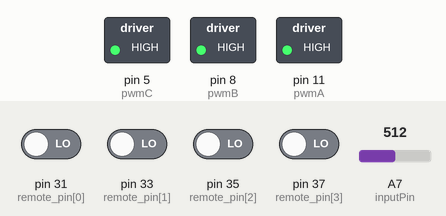
The sketch below on a simulated Arduino Mega 2560, built with avr-gcc and run on an emulated ATmega2560. Parts: switched loads named in the sketch (green lamp = pin HIGH). Wiring (inferred from the names in the program): 4 × IR receiver: data pin 31 / data pin 33 / data pin 35 / data pin 37. Inputs (shaded band) come from the test bench; at power-on: pin 31 (remote_pin[0]), pin 33 (remote_pin[1]), pin 35 (remote_pin[2]), pin 37 (remote_pin[3]) LOW, A7 (inputPin) = 512. What the sketch prints to the serial monitor is not drawn.

Above: at 1.2 s.
1.3 s: A7 (inputPin) set to 0
Timing chart, 0 to 4.3 s (numbered marks = the images above; inputs shaded):
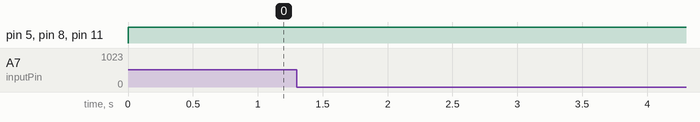

The sketch:

main_agv_riset_steering.ino
```cpp
#include <EnableInterrupt.h>
#include "remote.h"
#include "motor.h"

#define SERIAL_PORT_SPEED 115200

const int numReadings = 20;

int readings[numReadings];      // the readings from the analog input
int readIndex = 0;              // the index of the current reading
int total = 0;                  // the running total
int average = 0;                // the average

int inputPin = A7;

void setup() {
  Serial.begin(SERIAL_PORT_SPEED);
  remoteSetup();
  pinMode(inputPin, INPUT);
  for (int thisReading = 0; thisReading < numReadings; thisReading++) {
    readings[thisReading] = 0;
  }
}

void loop() {
  // subtract the last reading:
  total = total - readings[readIndex];
  // read from the sensor:
  int mydata = analogRead(inputPin);
  readings[readIndex] = mydata;
  // add the reading to the total:
  total = total + readings[readIndex];
  // advance to the next position in the array:
  readIndex = readIndex + 1;

  // if we're at the end of the array...
  if (readIndex >= numReadings) {
    // ...wrap around to the beginning:
    readIndex = 0;
  }

  // calculate the average:
  average = total / numReadings;
  // send it to the computer as ASCII digits
  //  Serial.print(mydata);
  //  Serial.print("\t");
  int mapAngle = map(average, 444, 784, -30, 30);
  Serial.print(mapAngle);
  Serial.print("\t");
  Serial.println(average);
  rcReadValues();
  remoteMapping();
  float f_elevator_data = float(elevator_data) / 100;
  float pwm_base = throttle_data * f_elevator_data;
  int i_pwm_base = constrain(pwm_base, -255, 255);
//  Serial.print(rc_values[THROTTLE]); Serial.print("\t");
//  Serial.print(rc_values[ELEVATOR]); Serial.print("\t");
//  Serial.print(rc_values[AILERON]); Serial.print("\t");
//
//  Serial.print(throttle_data); Serial.print("\t");
//  Serial.print(elevator_data); Serial.print("\t");
//  Serial.print(f_elevator_data); Serial.print("\t");
//  Serial.print(pwm_base); Serial.print("\t");
//  Serial.print(i_pwm_base); Serial.print("\t");
//  Serial.print(aileron_data); Serial.print("\t");
//  Serial.print("\n");
  setMotor(i_pwm_base, i_pwm_base);
  //  testSteering();
  setSteering(aileron_data);
}
```

motor.h
```cpp
#define dir1A   9
#define dir2A   10
#define pwmA    11

#define dir1B   6
#define dir2B   7
#define pwmB    8

#define dir1C   39
#define dir2C   41
#define pwmC    5

void setupMotor() {
  pinMode(pwmA, OUTPUT);
  pinMode(pwmB, OUTPUT);
  pinMode(pwmC, OUTPUT);

  pinMode(dir1A, OUTPUT);
  pinMode(dir1B, OUTPUT);
  pinMode(dir1C, OUTPUT);

  pinMode(dir2A, OUTPUT);
  pinMode(dir2B, OUTPUT);
  pinMode(dir2C, OUTPUT);
}

void setMotor(float L, float R) {
  if (L >= 0) {
    digitalWrite(dir1A, 1);
    digitalWrite(dir2A, 0);
    analogWrite(pwmA, L);
  } else {
    digitalWrite(dir1A, 0);
    digitalWrite(dir2A, 1);
    analogWrite(pwmA, -1 * L);
  }
  if (R >= 0) {
    digitalWrite(dir1B, 1);
    digitalWrite(dir2B, 0);
    analogWrite(pwmB, R);
  } else {
    digitalWrite(dir1B, 0);
    digitalWrite(dir2B, 1);

    analogWrite(pwmB, -1 * R);
  }
}

void setSteering(float L) {
  if (L >= 0) {
    digitalWrite(dir1C, 0);
    digitalWrite(dir2C, 1);
    analogWrite(pwmC, L);
  } else {
    digitalWrite(dir1C, 1);
    digitalWrite(dir2C, 0);
    analogWrite(pwmC, -1 * L);
  }
}


void testSteering() {
  Serial.println("Set to Center");
  delay(2000);
  Serial.println("Positive");
  setSteering(170);
  delay(900);
  Serial.println("Stop");
  setSteering(0);
  delay(500);
  Serial.println("Negative");
  setSteering(-150);
  delay(900);
  Serial.println("Stop");
  setSteering(0);
  delay(500);
}
```

remote.h
```cpp
#define RC_NUM_CHANNELS  4

#define RUDDER  3
#define THROTTLE  2
#define ELEVATOR  1
#define AILERON  0

const int remote_pin[RC_NUM_CHANNELS] = {31, 33, 35, 37};

uint16_t rc_values[RC_NUM_CHANNELS];
uint32_t rc_start[RC_NUM_CHANNELS];
volatile uint16_t rc_shared[RC_NUM_CHANNELS];

int mapping[4][RC_NUM_CHANNELS] = {{1098, 1923, 1090, 1080},
  /*                            */{1927, 1094, 1908, 1900},
  /*                            */{ -170, -100, 50, -100},
  /*                            */{ 170,  100, 255, 100}
};

int aileron_data, throttle_data, elevator_data;

void calcInput(uint8_t channel, uint8_t input_pin) {
  if (digitalRead(input_pin) == HIGH) {
    rc_start[channel] = micros();
  } else {
    uint16_t rc_compare = (uint16_t)(micros() - rc_start[channel]);
    rc_shared[channel] = rc_compare;
  }
}

void calcRudder() {
  calcInput(RUDDER, remote_pin[RUDDER]);
}
void calcThrottle() {
  calcInput(THROTTLE, remote_pin[THROTTLE]);
}
void calcElevator() {
  calcInput(ELEVATOR, remote_pin[ELEVATOR]);
}
void calcAileron() {
  calcInput(AILERON, remote_pin[AILERON]);
}

void remoteSetup() {
  for (int i = 0; i < RC_NUM_CHANNELS; i++) {
    pinMode(remote_pin[i], INPUT);
  }

  enableInterrupt(remote_pin[RUDDER], calcRudder, CHANGE);
  enableInterrupt(remote_pin[THROTTLE], calcThrottle, CHANGE);
  enableInterrupt(remote_pin[ELEVATOR], calcElevator, CHANGE);
  enableInterrupt(remote_pin[AILERON], calcAileron, CHANGE);
}

void rcReadValues() {
  noInterrupts();
  memcpy(rc_values, (const void *)rc_shared, sizeof(rc_shared));
  interrupts();
}

void remoteMapping() {
  aileron_data = map(rc_values[AILERON], mapping[0][AILERON], mapping[1][AILERON], mapping[2][AILERON], mapping[3][AILERON]);
  throttle_data = map(rc_values[THROTTLE], mapping[0][THROTTLE], mapping[1][THROTTLE], mapping[2][THROTTLE], mapping[3][THROTTLE]);
  elevator_data = map(rc_values[ELEVATOR], mapping[0][ELEVATOR], mapping[1][ELEVATOR], mapping[2][ELEVATOR], mapping[3][ELEVATOR]);
}
```
